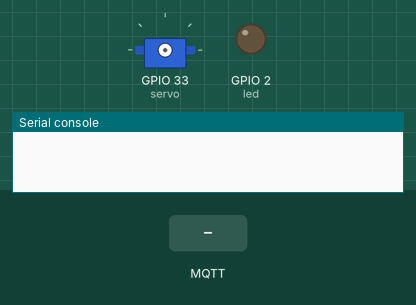
Simulated run of this program. Board: ESP32 board running MicroPython. Shown: servo, output pins drawn as LEDs (lit = HIGH), the last lines printed to the serial console. Inputs (shaded band) come from the test bench. WiFi joins after 1.5 s; no MQTT or app messages arrive unless stated; servo angles are drawn from the pulse width (0.5 ms = 0°, 2.5 ms = 180°); library files of the repository ran but are not shown: 1 file(s).

Above: at 0.1 s.
At 2.7 s:
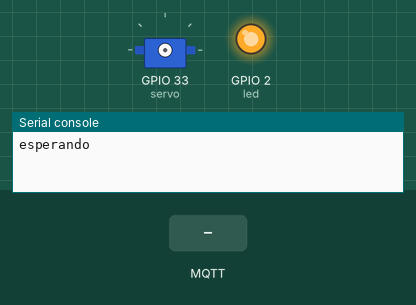
2.8 s: MQTT message "1" arrives on the first subscribed topic
4.3 s: MQTT message "on" arrives on the first subscribed topic
Timing chart, 0 to 7.3 s (numbered marks = the images above; inputs shaded):
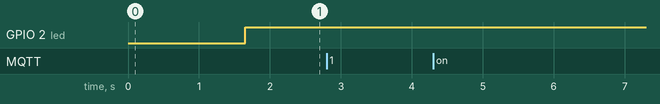

The program:

main.py
```python
from machine import Pin, PWM, Timer
import wifi
import mqttClient

servo=PWM(Pin(33), freq=50)
temporiza=Timer(0)


#----------------------------------------------------servo motor ---------------------------------------
def mapear(valor_sensor, minimo_entrada, maximo_entrada, minimo_salida, maximo_salida):
    valor_mapeado = (valor_sensor - minimo_entrada) * (maximo_salida - minimo_salida) / (maximo_entrada - minimo_entrada) + minimo_salida
    print(valor_mapeado)
    return valor_mapeado


def main(topic, msg):
    try:
        fun=int (msg.decode())
        angulo = float(fun)
        if angulo >= 0 and angulo <= 180:
            servo.duty(int (mapear (angulo, 0,180,24,127)))
            print("angulo", angulo)
        else:
            print("Digite un angulo entre 0 y 180")
    except:
        print("Error con el dato obtenido")
#----------------------------------------------------servo motor ---------------------------------------

wifi.Wifi()
client = mqttClient.MqttClient(main)
while True:
    print ("esperando")
    client.client.wait_msg()
```

wifi.py
```python
from machine import Pin
import network
import time


class Wifi:
    def __init__(self):

        print("Conectando al WiFi", end="")
        sta_if = network.WLAN(network.STA_IF)
        sta_if.active(True)
        sta_if.connect('iPhone de Harold', 'harold123')
        # sta_if.connect('FAMILIA CAMARGO', 'FAMILIA.CASTELLANOS1013')
        while not sta_if.isconnected():
            print(".", end="")
            time.sleep(0.1)
        print(" Connected!")
```

mqttClient.py
```python
from machine import Pin
from umqtt.simple import MQTTClient
import time

class MqttClient :
    def __init__(self, callback):
      MQTT_CLIENT_ID = "estacion-incendio-harold141"
      MQTT_BROKER    = "broker.hivemq.com"
      MQTT_USER      = ""
      MQTT_PASSWORD  = ""
      MQTT_TOPIC      = "lobodinamita/bum"

      led = Pin(2, Pin.OUT)
      led.value(0)
      def connect():
        print("Connecting to MQTT server... ", end="")
        client = MQTTClient(MQTT_CLIENT_ID, MQTT_BROKER, user=MQTT_USER, password=MQTT_PASSWORD)
        client.set_callback(callback)
        client.connect()
        client.subscribe(MQTT_TOPIC)
        print('Connected to %s MQTT broker, subscribed to %s topic' % (MQTT_BROKER, MQTT_TOPIC))
        led.value(1)
        return client

      while True:
        try:
          self.client = connect()
          break
        except:
          print("Connection failed, retrying in 5 seconds...")
          time.sleep(5)
```
